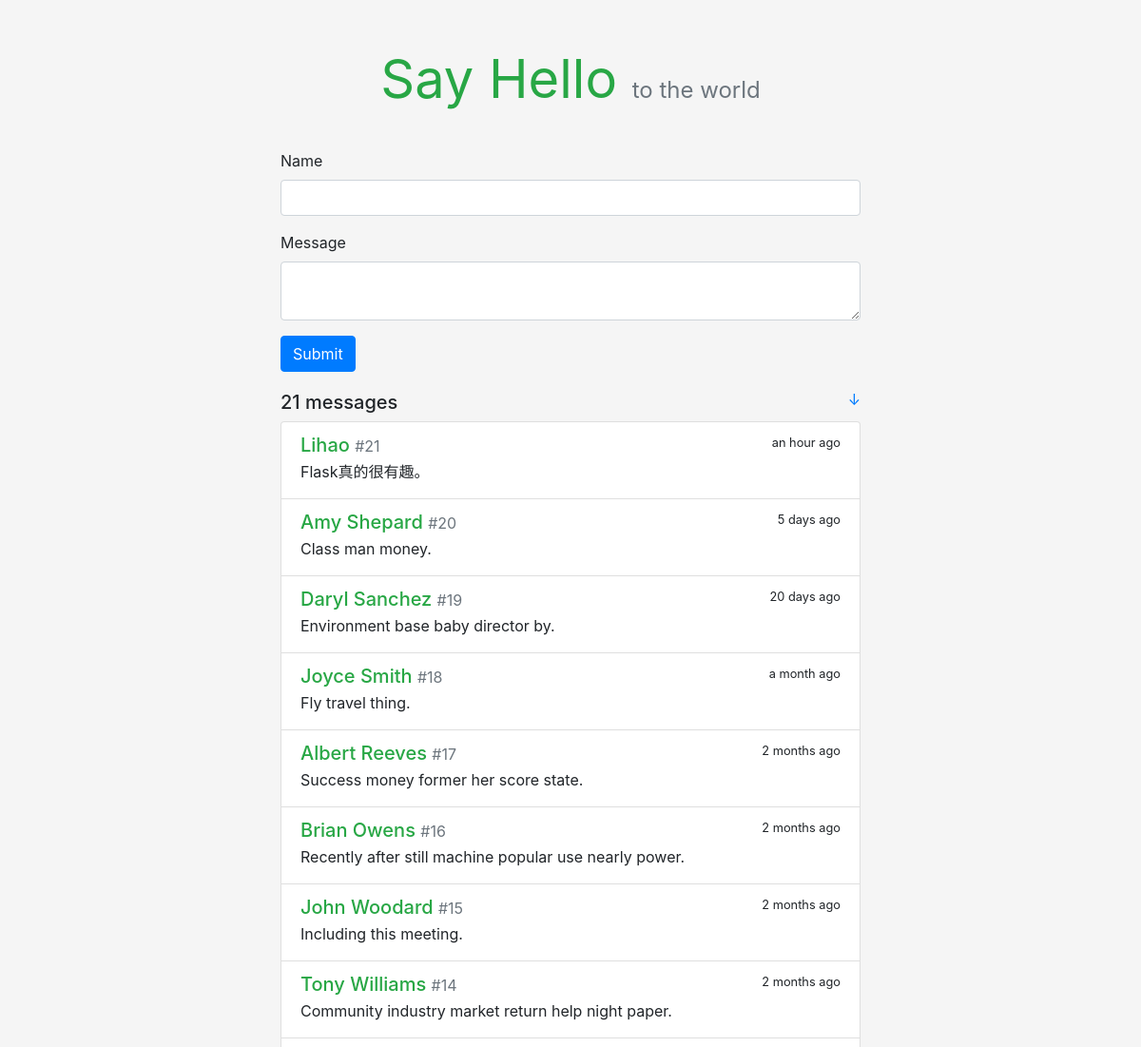
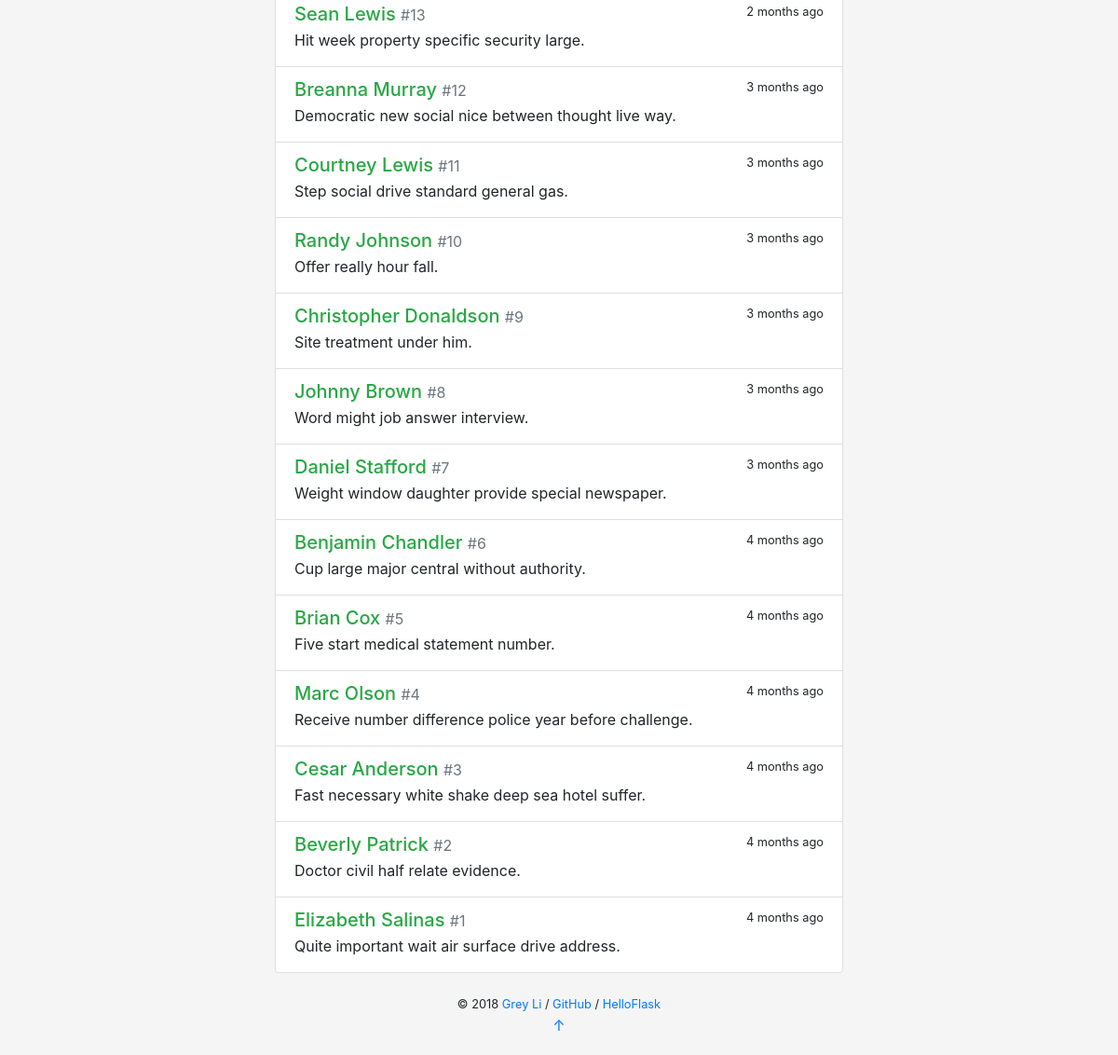
The page / on the database its author committed (2 pictures, top to bottom).
### sayhello/models.py (models this page shows)
class Message(db.Model):
    id = db.Column(db.Integer, primary_key=True)
    body = db.Column(db.String(200))
    name = db.Column(db.String(20))
    timestamp = db.Column(db.DateTime, default=datetime.utcnow,index=True)

### sayhello/views.py (the view, shortened to what this page needs)
@app.route('/',methods=['GET', 'POST'])
def index():
    messages = Message.query.order_by(Message.timestamp.desc()).all()
    form = HelloForm()
    return render_template('index.html', messages=messages, form=form)

### sayhello/forms.py
class HelloForm(FlaskForm):
    name = StringField('Name', validators=[DataRequired(), Length(1, 20)])
    body = TextAreaField('Message', validators=[DataRequired(), Length(1, 200)])
    submit = SubmitField()

### sayhello/templates/index.html
{% extends 'base.html' %}
{% from 'bootstrap4/form.html' import render_form %}
{% block content %}
    <div class="hello-form">
        {{ render_form(form, action=request.full_path) }}
    </div>
    <h5>{{ messages|length }} messages
        <small class="float-right">
            <a href="#bottom" title="Go Bottom">&darr;</a>
        </small>
    </h5>
    <div class="list-group">
        {% for message in messages %}
            <a class="list-group-item list-group-item-action flex-column">
                <div class="d-flex w-100 justify-content-between">
                    <h5 class="mb-1 text-success">{{ message.name }}
                        <small class="text-muted"> #{{ loop.revindex }}</small>
                    </h5>
                    <small data-toggle="tooltip" data-placement="top"
                           data-timestamp="{{ message.timestamp.strftime('%Y-%m-%dT%H:%M:%SZ') }}"
                           data-delay="500">
                        {{ moment(message.timestamp).fromNow(refresh=True) }}
                    </small>
                </div>
                <p class="mb-1">{{ message.body }}</p>
            </a>
        {% endfor %}
    </div>
{% endblock %}

### sayhello/templates/base.html (shortened to what this page needs)
<!DOCTYPE html>
<html lang="en">
<head>
    <link rel="stylesheet" href="{{ url_for('static', filename='css/bootstrap.min.css') }}" type="text/css">
    <link rel="stylesheet" href="{{ url_for('static', filename='css/style.css') }}" type="text/css">
</head>
<body>
<main class="container">
    <header>
        <h1 class="text-center display-4">
            <a href="{{ url_for('index') }}" class="text-success"><strong>Say Hello</strong></a>
            <small class="text-muted sub-title">to the world</small>
        </h1>
    </header>
    {% block content %}{% endblock %}
    <footer class="text-center">
        {% block footer %}
            <small> &copy; 2018 <a href="http://greyli.com" title="Written by Grey Li">Grey Li</a> /
                <a href="https://github.com/greyli/sayhello" title="Fork me on GitHub">GitHub</a> /
                <a href="http://helloflask.com" title="A HelloFlask project">HelloFlask</a>
            </small>
            <p><a id="bottom" href="#" title="Go Top">&uarr;</a></p>
        {% endblock %}
    </footer>
</main>
</body>
</html>

### sayhello/static/css/style.css (style rules this page uses)
body { background-color: rgb(245, 245, 245) !important; }
p { overflow-wrap: break-word; word-wrap: break-word; }
.container { max-width: 640px !important; }
.hello-form { margin-bottom: 20px; }
header { margin: 50px 0 40px 0; }
header h1 { font-size: 60px; font-weight: bold; }
.sub-title { font-size: 24px; }
header a { text-decoration: none !important; }
footer { margin: 20px; }

### rows shown on the page
Message: name "Lihao", timestamp "an hour ago", body "Flask真的很有趣。"
Message: name "Amy Shepard", timestamp "5 days ago", body "Class man money."
Message: name "Daryl Sanchez", timestamp "20 days ago", body "Environment base baby director by."
Message: name "Joyce Smith", timestamp "a month ago", body "Fly travel thing."
Message: name "Albert Reeves", timestamp "2 months ago", body "Success money former her score state."
Message: name "Brian Owens", timestamp "2 months ago", body "Recently after still machine popular use nearly power."
Message: name "John Woodard", timestamp "2 months ago", body "Including this meeting."
Message: name "Tony Williams", timestamp "2 months ago", body "Community industry market return help night paper."
Message: name "Sean Lewis", timestamp "2 months ago", body "Hit week property specific security large."
Message: name "Breanna Murray", timestamp "3 months ago", body "Democratic new social nice between thought live way."
Message: name "Courtney Lewis", timestamp "3 months ago", body "Step social drive standard general gas."
Message: name "Randy Johnson", timestamp "3 months ago", body "Offer really hour fall."
Message: name "Christopher Donaldson", timestamp "3 months ago", body "Site treatment under him."
Message: name "Johnny Brown", timestamp "3 months ago", body "Word might job answer interview."
Message: name "Daniel Stafford", timestamp "3 months ago", body "Weight window daughter provide special newspaper."
Message: name "Benjamin Chandler", timestamp "4 months ago", body "Cup large major central without authority."
Message: name "Brian Cox", timestamp "4 months ago", body "Five start medical statement number."
Message: name "Marc Olson", timestamp "4 months ago", body "Receive number difference police year before challenge."
Message: name "Cesar Anderson", timestamp "4 months ago", body "Fast necessary white shake deep sea hotel suffer."
Message: name "Beverly Patrick", timestamp "4 months ago", body "Doctor civil half relate evidence."
Message: name "Elizabeth Salinas", timestamp "4 months ago", body "Quite important wait air surface drive address."

### other values the page prints
{{ messages|length }} "21"
